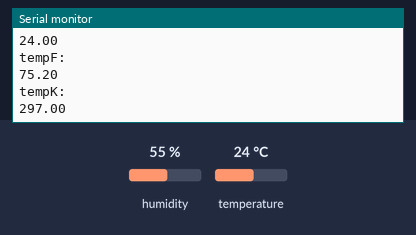
Simulated run of this sketch. Board: Arduino Uno, built with avr-gcc and run on an emulated ATmega328P. Parts: the last lines printed to the serial monitor. The inputs (shaded band) are chosen by the test bench; at power-on: temperature 24 °C, humidity 55 %.

Above: at 2.9 s.
3.0 s: temperature set to 12 °C
At 4.52 s:
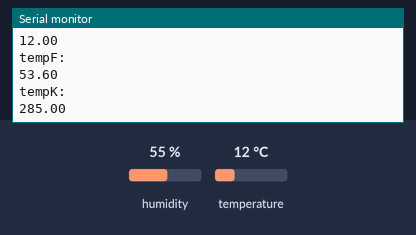
5.9 s: temperature set to 19 °C
At 6.65 s:
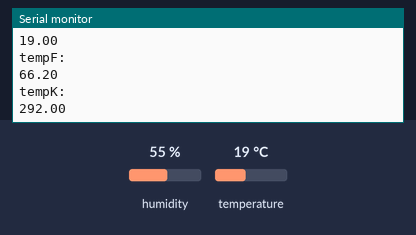
Timing chart, 0 to 8.9 s (numbered marks = the images above; inputs shaded):
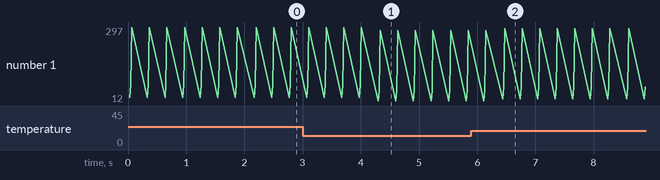

Measured:
- after the input at 3.0 s, the serial monitor: prints a new line after 1.3 s (image 1)
- after the input at 5.9 s, the serial monitor: prints a new line after 0.54 s (image 2)
- plotted number 1: 297 → 285 after the input at 3.0 s, 285 → 292 after the input at 5.9 s

The sketch:

DHTSensor.ino
```cpp
#include <DHT.h>
#include <DHT_U.h>
#define Type DHT11
int sensePin = 2;
DHT HT(sensePin,Type);
float humidity;
float tempC;
float tempF;
float tempK;

void setup() {

Serial.begin(9600);
HT.begin();


}

void loop() {

humidity = HT.readHumidity();
tempC = HT.readTemperature();
tempF = (tempC * 9.0/5.0) + 32.0;
tempK = tempC + 273.0;


  Serial.println("tempC: ");
  Serial.println(tempC);
  Serial.println("tempF: ");
  Serial.println(tempF);
  Serial.println("tempK: ");
  Serial.println(tempK);
  delay(300);
}


// digitalWrite(HIGH); 5V on
// digitalWrite(LOW); 0V off
// DIGITALWRITE ANALOGWRITE
// DIGITALREAD ANALOGREAD

//DIGITALREAD -> 0 OR 1
```
